Frame 1 (no input): blank canvas, image omitted
Frame 60 (the mouse pressed at the canvas centre just before this capture): blank canvas, image omitted
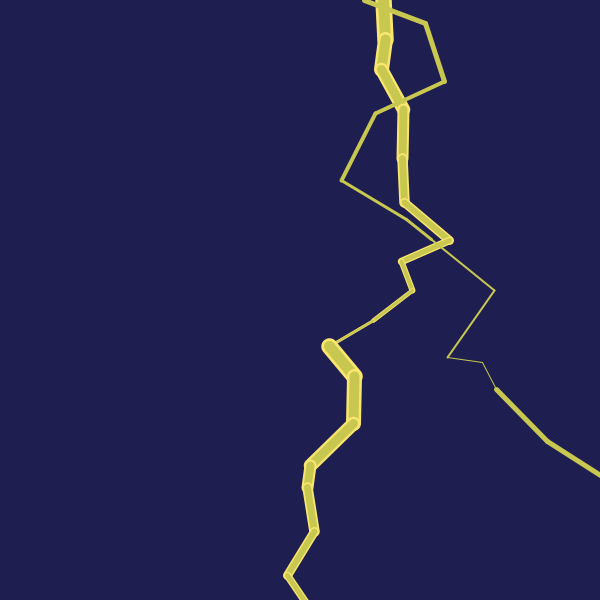
Frame 120 (the mouse held since frame 60 and released just before this capture)

The Processing sketch whose frames 1 and 60 were blank and that drew this single picture after the mouse press (run headless with seeded random() and noise(); from frame 60 on, the mouse is pressed at the canvas centre):

// Processing sketch: lightning2
// ── lightning2.pde
float X1;
float Y1;
float X2;
float Y2;
 
float x1;
float y1;
float x2;
float y2;
void setup()
{
  size(600,600);
 
 
X1=random(0,width);
Y1=0;
}
 
void draw()
{
if(mousePressed){
    for(int i = 0;i<10;i=i+1){
 
    X2= X1+random(-50,50);
Y2= Y1+random(20,50);
 
strokeWeight(1.5*11-1.5*i);
stroke(250,230,110);
line(X1,Y1,X2,Y2);
 
strokeWeight(11-i);
stroke(200,200,80);
line(X1,Y1,X2,Y2);
 
X1=X2;
Y1=Y2;
 
    }
  for(int i = 0;i<10;i=i+1){
 
    x2= x1+random(-80,80);
y2= y1+random(0,80);
strokeWeight(11/2-i/2);
stroke(200,200,80);
line(x1,y1,x2,y2);
x1=x2;
y1=y2;
 
    }
  
  
  }else{  background(30,30,80);
X1=random(0,width);
Y1=0;
x1=random(0,width);
y1=0;
 
  } 
}
